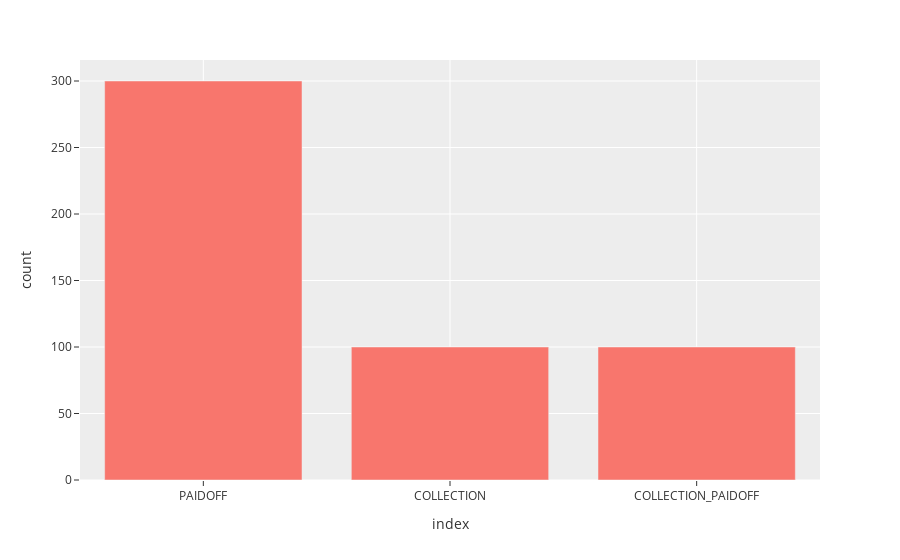

Source (notebook cell):
### Code cell
fig = px.bar(status_count, status_count.index, 'count')

### Figure 1 — Plotly figure (JSON) as saved in the notebook; plotly's stock layout.template omitted (floating-point values rounded to 4 significant figures)
{"data": [{"alignmentgroup": "True", "hovertemplate": "index=%{x}<br>count=%{y}<extra></extra>", "legendgroup": "", "marker": {"color": "#F8766D", "pattern": {"shape": ""}}, "name": "", "offsetgroup": "", "orientation": "v", "showlegend": false, "textposition": "auto", "type": "bar", "x": ["PAIDOFF", "COLLECTION", "COLLECTION_PAIDOFF"], "xaxis": "x", "y": [300, 100, 100], "yaxis": "y"}], "layout": {"barmode": "relative", "legend": {"tracegroupgap": 0}, "margin": {"t": 60}, "xaxis": {"anchor": "y", "domain": [0, 1], "title": {"text": "index"}}, "yaxis": {"anchor": "x", "domain": [0, 1], "title": {"text": "count"}}}}
